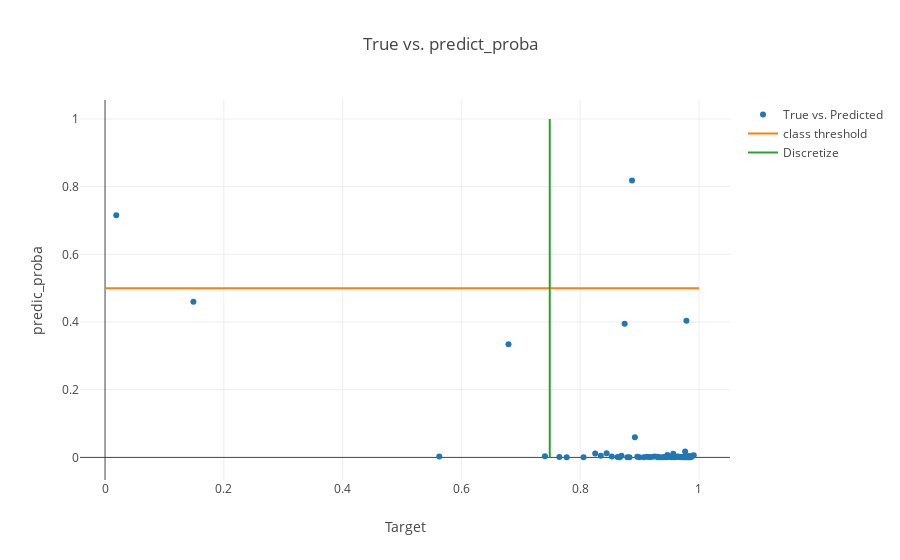
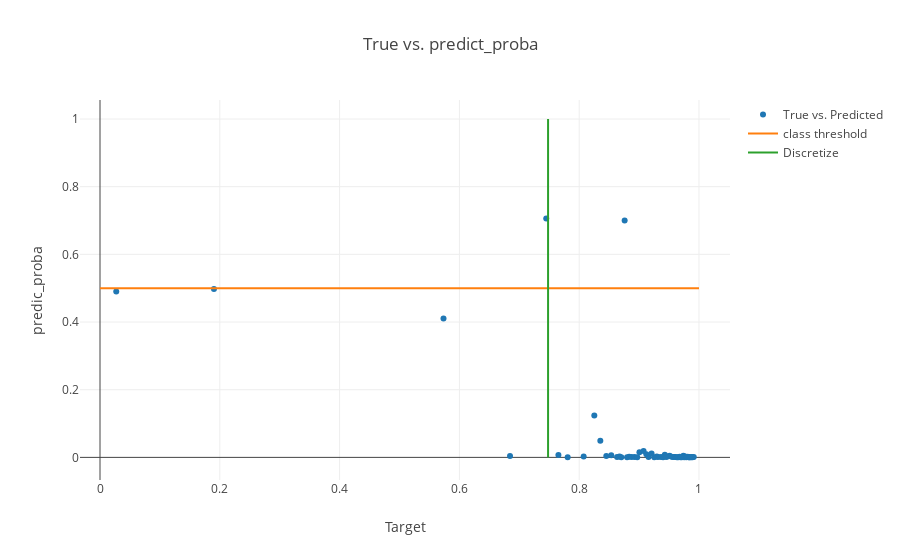
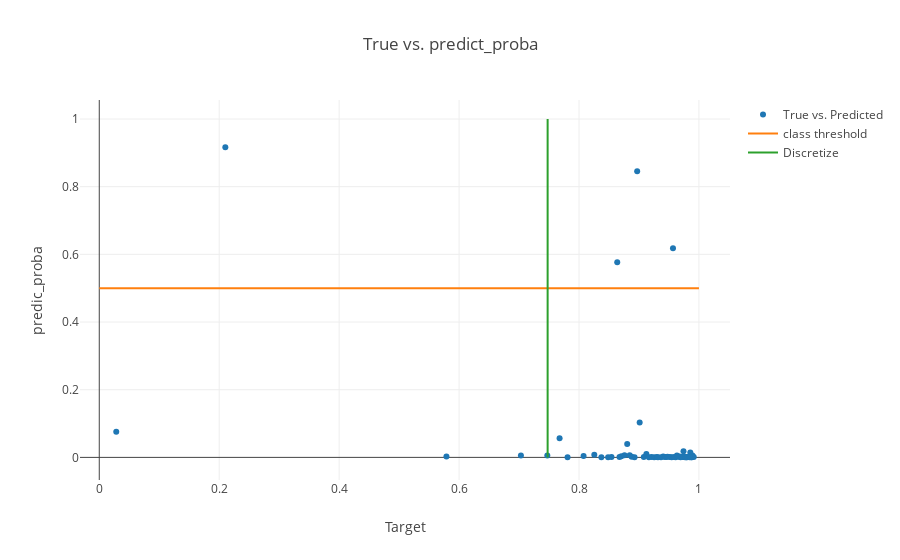

Notebook source saved alongside these figures, in order:
### Code cell
# BinarizeTargetClassifier
cv = OrderedKFold(10)
results = {}
fold=0
kbest = SelectKBest(score_func=f_classif, k=2000)
classifier = XGBClassifier(random_state=0)
pip = Pipeline([('prep_1', kbest), ('estimator', classifier)])
estimator0 = BinarizeTargetClassifier(pip, z_score=-1)

auc_scores = []
ap_scores = []
b_accuracy_scores = []

for train_index, test_index in cv.split(X, y):
    X_train, y_train = X[train_index], y[train_index]
    X_test, y_test = X[test_index], y[test_index]
    test_indices[fold] = test_index
    
    estimator = clone(estimator0)
    estimator.fit(X_train, y_train)
    y_p = estimator.predict_proba(X_test)
    results[fold] = y_p

    y_p = y_p[:, 1]
    y_t = y_test < estimator.discretize_value

    auc = roc_auc_score(y_t, y_p)
    print("AUC: %f" %auc)
    auc_scores.append(auc)
    
    ap = average_precision_score(y_t, y_p)
    print("AP: %f" %ap)
    ap_scores.append(ap)
    
    b_accuracy = balanced_accuracy_score(y_t, y_p>0.5)
    print("Balanced Accuracy: %f" %b_accuracy)
    b_accuracy_scores.append(b_accuracy)
    
    data1 = go.Scatter(
            x = y_test,
            y = y_p,
            mode = "markers",
            name = "True vs. Predicted",
    )
    fold += 1

    data2 = go.Scatter(
            x = [0, 1],
            y = [0.5, 0.5],
            mode = "lines",
            name = "class threshold",
    )
    
    data3 = go.Scatter(
            x = [estimator.discretize_value, estimator.discretize_value],
            y = [0, 1],
            mode = "lines",
            name = "Discretize",
    )

    layout = dict(
        xaxis=dict(
            title='Target'
        ),
        yaxis=dict(
            title='predic_proba'
        ),
        title="True vs. predict_proba"

    )
    fig = go.Figure(data=[data1, data2, data3], layout=layout)
    iplot(fig)
    
print("AUC Mean: %f" %(sum(auc_scores)/float(len(auc_scores))))
print("AP Mean: %f" %(sum(ap_scores)/float(len(ap_scores))))
print("b_accuracy Mean: %f" %(sum(b_accuracy_scores)/float(len(b_accuracy_scores))))

### Figure 1 — Plotly figure (JSON) as saved in the notebook; plotly's stock layout.template omitted (floating-point values rounded to 4 significant figures)
{"data": [{"mode": "markers", "name": "True vs. Predicted", "type": "scatter", "uid": "82f7c6ca-24b7-11e9-ad45-4a0002d544a0", "x": [0.9197, 0.9356, 0.9677, 0.9688, 0.9155, 0.9847, 0.9315, 0.9428, 0.8829, 0.01887, 0.9601, 0.8533, 0.9629, 0.95, 0.8056, 0.8629, 0.9583, 0.9069, 0.9248, 0.8445, 0.9819, 0.8994, 0.9469, 0.892, 0.8348, 0.9119, 0.9852, 0.9767, 0.8666, 0.9567, 0.988, 0.9778, 0.9912, 0.9295, 0.1487, 0.9891, 0.6793, 0.9446, 0.9869, 0.9836, 0.7773, 0.981, 0.5628, 0.9739, 0.9725, 0.8252, 0.9399, 0.8794, 0.8749, 0.8962, 0.9827, 0.8873, 0.765, 0.7407, 0.9753, 0.9797, 0.9711, 0.965, 0.9543, 0.9788, 0.8695], "y": [0.0009372, 0.0006399, 0.001268, 0.001316, 0.0008897, 0.0007612, 0.000738, 0.001931, 0.0007542, 0.7154, 0.001986, 0.002756, 0.001634, 0.001006, 0.000577, 0.001147, 0.0007678, 0.0008351, 0.002574, 0.01208, 0.0009067, 0.0005211, 0.007002, 0.0595, 0.00513, 0.001915, 0.001261, 0.01733, 0.0006748, 0.01106, 0.003527, 0.0007652, 0.006764, 0.001627, 0.4597, 0.00457, 0.3345, 0.000674, 0.001078, 0.000762, 0.0005054, 0.0007899, 0.002677, 0.001264, 0.001073, 0.01194, 0.0005219, 0.0005772, 0.3949, 0.002249, 0.004238, 0.8182, 0.001319, 0.003466, 0.0006748, 0.001323, 0.0008475, 0.002694, 0.0005151, 0.4037, 0.004629]}, {"mode": "lines", "name": "class threshold", "type": "scatter", "uid": "82f7c882-24b7-11e9-9a05-4a0002d544a0", "x": [0, 1], "y": [0.5, 0.5]}, {"mode": "lines", "name": "Discretize", "type": "scatter", "uid": "82f7c97d-24b7-11e9-8207-4a0002d544a0", "x": [0.7487, 0.7487], "y": [0, 1]}], "layout": {"title": "True vs. predict_proba", "xaxis": {"title": "Target"}, "yaxis": {"title": "predic_proba"}}}

### Figure 2 — Plotly figure (JSON) as saved in the notebook; plotly's stock layout.template omitted (floating-point values rounded to 4 significant figures)
{"data": [{"mode": "markers", "name": "True vs. Predicted", "type": "scatter", "uid": "8661a7f3-24b7-11e9-bc38-4a0002d544a0", "x": [0.9891, 0.9584, 0.8632, 0.9853, 0.8453, 0.8834, 0.9677, 0.5735, 0.9607, 0.9122, 0.9006, 0.9567, 0.9881, 0.8353, 0.9725, 0.8673, 0.9253, 0.9365, 0.8075, 0.6845, 0.9811, 0.8252, 0.9158, 0.02712, 0.9768, 0.9837, 0.8799, 0.9871, 0.9543, 0.9712, 0.9401, 0.9819, 0.9208, 0.8535, 0.9779, 0.9473, 0.9788, 0.9739, 0.8875, 0.9913, 0.943, 0.9509, 0.9829, 0.8759, 0.8923, 0.7808, 0.9075, 0.8969, 0.9315, 0.9631, 0.9295, 0.7653, 0.8703, 0.7449, 0.9652, 0.1903, 0.9753, 0.9797, 0.9847, 0.9451, 0.9691], "y": [0.0006962, 0.0009628, 0.001436, 0.0004354, 0.003907, 0.001691, 0.001778, 0.4106, 0.001035, 0.009599, 0.01547, 0.001125, 0.001101, 0.04939, 0.001258, 0.002494, 0.000554, 0.001487, 0.002603, 0.003817, 0.002024, 0.124, 0.0009098, 0.4899, 0.002694, 0.0007339, 0.0006119, 0.0006134, 0.00213, 0.0004959, 0.0004548, 0.0007966, 0.0112, 0.006095, 0.001238, 0.002271, 0.0005346, 0.004903, 0.001424, 0.00107, 0.007936, 0.005202, 0.0006229, 0.6998, 0.0008857, 0.0005698, 0.01901, 0.0006002, 0.001118, 0.00074, 0.002801, 0.007333, 0.0004189, 0.7062, 0.0006, 0.4974, 0.0006578, 0.001523, 0.001272, 0.001229, 0.0004458]}, {"mode": "lines", "name": "class threshold", "type": "scatter", "uid": "8661a9c0-24b7-11e9-a6ab-4a0002d544a0", "x": [0, 1], "y": [0.5, 0.5]}, {"mode": "lines", "name": "Discretize", "type": "scatter", "uid": "8661aab0-24b7-11e9-9a08-4a0002d544a0", "x": [0.748, 0.748], "y": [0, 1]}], "layout": {"title": "True vs. predict_proba", "xaxis": {"title": "Target"}, "yaxis": {"title": "predic_proba"}}}

### Figure 3 — Plotly figure (JSON) as saved in the notebook; plotly's stock layout.template omitted (floating-point values rounded to 4 significant figures)
{"data": [{"mode": "markers", "name": "True vs. Predicted", "type": "scatter", "uid": "89c1c15c-24b7-11e9-a091-4a0002d544a0", "x": [0.8926, 0.9856, 0.9544, 0.7676, 0.9454, 0.9755, 0.8706, 0.9678, 0.9404, 0.9872, 0.9727, 0.9654, 0.7471, 0.9367, 0.961, 0.9789, 0.8675, 0.9839, 0.9515, 0.9821, 0.8541, 0.9254, 0.8879, 0.9011, 0.9081, 0.0283, 0.9694, 0.2102, 0.9892, 0.9881, 0.9297, 0.897, 0.983, 0.9712, 0.9811, 0.9913, 0.9585, 0.7809, 0.9769, 0.978, 0.9799, 0.9742, 0.5789, 0.8637, 0.9567, 0.9432, 0.8804, 0.8076, 0.8759, 0.9632, 0.9123, 0.8485, 0.8373, 0.9847, 0.9316, 0.8255, 0.9476, 0.7031, 0.8845, 0.9208, 0.9165], "y": [0.0007717, 0.01458, 0.0006944, 0.05628, 0.0008074, 0.0009275, 0.00325, 0.002453, 0.002749, 0.0005548, 0.001115, 0.001964, 0.005318, 0.0006472, 0.0007756, 0.000767, 0.001319, 0.001536, 0.0008281, 0.001452, 0.0008965, 0.0007972, 0.002006, 0.103, 0.0008694, 0.07611, 0.0007552, 0.9166, 0.005322, 0.0005279, 0.0008242, 0.8454, 0.001062, 0.001387, 0.000851, 0.0008125, 0.001081, 0.0005082, 0.0006943, 0.001013, 0.0007712, 0.01821, 0.002343, 0.577, 0.6182, 0.001099, 0.0396, 0.00386, 0.006424, 0.005957, 0.01017, 0.000472, 0.0007573, 0.0007899, 0.0004326, 0.008136, 0.001984, 0.005782, 0.006376, 0.001089, 0.0004505]}, {"mode": "lines", "name": "class threshold", "type": "scatter", "uid": "89c1c35c-24b7-11e9-8998-4a0002d544a0", "x": [0, 1], "y": [0.5, 0.5]}, {"mode": "lines", "name": "Discretize", "type": "scatter", "uid": "89c1c4cc-24b7-11e9-8493-4a0002d544a0", "x": [0.7477, 0.7477], "y": [0, 1]}], "layout": {"title": "True vs. predict_proba", "xaxis": {"title": "Target"}, "yaxis": {"title": "predic_proba"}}}
